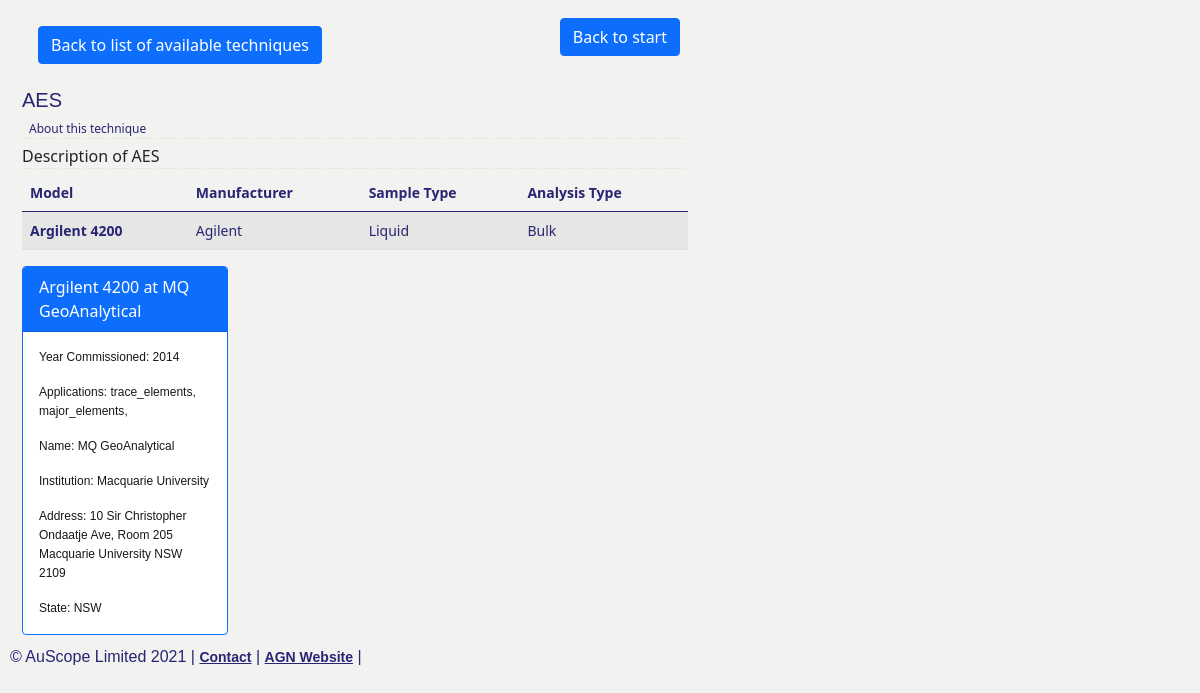
/Portal/viewTechnique/26?nav_from=listTechniques, run on the app's committed database.
### tables this page shows
CREATE TABLE `technique` (
  `id` bigint(20) NOT NULL AUTO_INCREMENT,
  `name` varchar(255) NOT NULL,   
  `instrument_name` varchar(255) NOT NULL,  
  `model` varchar(255), 
  `manufacturer` varchar(255),  
  `sample_type` varchar(255),     
  `analysis_type` varchar(255),  
  `wavelength` varchar(63),
  `beam_diameter` varchar(63),
  `min_conc` varchar(63),
  `technique` varchar(255),  
  `mass` varchar(63),
  `volume` varchar(63),
  `pressure` varchar(63),
  `temperature` varchar(63),
  `ext_reference` varchar(255),
  `summary` longtext,  
  `description` longtext NOT NULL,  
  `keywords` longtext NOT NULL,
  `version` bigint(20) NOT NULL,
  `alternative_names` longtext NOT NULL,
  `technique_metadata_id` bigint(20) NOT NULL,
  PRIMARY KEY (`id`),
  UNIQUE KEY `model` (`model`),
  FULLTEXT KEY `fulltext_index` (`name`,`instrument_name`,`model`,`manufacturer`,`analysis_type`,`sample_type`,`technique`,`alternative_names`,`summary`,`description`,`keywords`),
  KEY `FK546GF1519AE409C5` (`technique_metadata_id`),
  CONSTRAINT `FK546HF136DC3948AF` FOREIGN KEY (`technique_metadata_id`) REFERENCES `technique_metadata` (`id`)
);

CREATE TABLE `location` (
  `id` bigint(20) NOT NULL AUTO_INCREMENT,
  `version` bigint(20) NOT NULL,
  `priority` int(11) NOT NULL,
  `status` varchar(255) NOT NULL,
  `address` longtext NOT NULL,
  `center_name` varchar(255) NOT NULL,
  `state` varchar(255) NOT NULL,
  `institution` varchar(255) NOT NULL,
  PRIMARY KEY (`id`),
  UNIQUE KEY `institution` (`institution`),
  FULLTEXT KEY `fulltext_index` (`institution`,`center_name`,`address`,`state`)
);

### application/controllers/Portal.php (called while the page is built, shortened)
<?php
class Portal extends CI_Controller {
    function __construct()
    {
        $this->load->model('Static_model');
    }
    public function viewTechnique($x){
        $science = '';
        $left = '';
        $right = '';
        $this->load->model('Techniques_model');
        $this->load->view(
            'Portal/technique_view',
            array(
                'science'=>$science,
                'right' => $right,
                'left' => $left,
                'prevPage'=> $this->input->get('nav_from'),
                'theTechnique'=> $this->Techniques_model->getTechniqueData($x),
                'caseStudies'=> $this->Techniques_model->getCaseStudiesforTechnique($x),
                'theContacts' => $this->Techniques_model->getContactsForTechnique($x),
                'references' => $this->Techniques_model->getReferencesForTechnique($x),
                'outputExamples' => $this->Techniques_model->getMediasForTechniqueSection($x,'OUTPUT'),
                'instrumentExamples' =>$this->Techniques_model->getMediasForTechniqueSection($x,'INSTRUMENT'),
                'localisationItems' =>$this->Techniques_model->getLocalisationItems($x),
                'locationItems' =>$this->Techniques_model->getLocationItems($x)
            )
        );
    }
}

### index.php (called while the page is built, shortened)
<?php
require_once BASEPATH.'core/CodeIgniter.php';

### application/models/Techniques_model.php (called while the page is built, shortened)
<?php
class Techniques_model extends MY_Model
{
    function getTechniqueData($x){
        $result = $this->db->where('id',$x)->get('technique')->row();
        return $result;
    }
    function getLocationItems($technique_id) {
        $query = $this->db->query("SELECT location.center_name, location.institution, location.address, location.state from location, localisation where location.id = localisation.location_id and localisation.technique_id = ".$technique_id.";");
        $item_list = $query->result_array();
        $ret_list = array();
        foreach($item_list as $item) {
            $line = array();
            array_push($line, $item['center_name'], $item['institution'], $item['address'], $item['state']);
            array_push($ret_list, $line);
        }
        return($ret_list);
    }
}

### application/views/Portal/technique_view.php (the view, shortened to what this page needs)
<?php
$this->load->view('layout/portal_header.php');?>
<head><title>AGN Laboratory Finder</title></head>
<link href="http://vjs.zencdn.net/4.12/video-js.css" rel="stylesheet">
<body>
<div id="main">
    <div id="content" class="container">
	<div class="d-flex mb-2">
            <div class="p-2 me-auto">
<?php
if($prevPage=='listTechniques'){
    echo '<div class="p-2"><button class="btn btn-primary" type="submit" onclick="window.location.assign(\''.base_url().'Portal/listTechniques\')">Back to list of available techniques</button></div>';
}
?>
            </div>
            <div class="p-2">
                <button class="btn btn-primary" type="submit" onclick="window.location.assign('<?php echo base_url();?>Portal')">Back to start</button>
            </div>
        </div>
        <h1><?php echo $theTechnique->name; ?></h1>
        <h5>About this technique</h5>
        <hr>
        <?php echo $theTechnique->description; ?>
        <hr>
	<table class="table table-striped">
            <thead>
                <tr class="tf-font-14">
                    <?php
                    echo (empty($theTechnique->model)) ? "":"<th scope='col'>Model</th>";
                    echo (empty($theTechnique->manufacturer)) ? "":"<th scope='col'>Manufacturer</th>";
                    echo (empty($theTechnique->sample_type)) ? "":"<th scope='col'>Sample Type</th>";
                    echo (empty($theTechnique->analysis_type)) ? "":"<th scope='col'>Analysis Type</th>";
                    ?>
                </tr>
            </thead>
            <tbody>
                <tr class="tf-font-14">
                    <?php
                    echo (empty($theTechnique->model)) ? "":"<th scope='row'>$theTechnique->model</th>";
                    echo (empty($theTechnique->manufacturer)) ? "":"<td>$theTechnique->manufacturer</td>";
                    echo (empty($theTechnique->sample_type)) ? "":"<td>$theTechnique->sample_type</td>";
                    echo (empty($theTechnique->analysis_type)) ? "":"<td>$theTechnique->analysis_type</td>";
                    ?>
                </tr>
            </tbody>
        </table>
        <div class='row card-group'>
        <?php
        foreach($localisationItems as $key=>$localisation) {
            echo "<div class='col-4'>";
            echo "<div class='card border-primary h-100'>";
            echo "<div class='card-header text-white bg-primary'>$theTechnique->model at ".$locationItems[$key][0]."</div>";
            echo "<div class='card-body'>";
            echo "<p class='card-text'>Year Commissioned: ".$localisation[0]."</p>";
            echo "<p class='card-text'>Applications: ";
            foreach(array_slice($localisation, 1) as $application) {
                echo $application.", ";
            }
            echo "</p>";
            echo "<p class='card-text'>Name: ".$locationItems[$key][0]."</p>";
            echo "<p class='card-text'>Institution: ".$locationItems[$key][1]."</p>";
            echo "<p class='card-text'>Address: ".$locationItems[$key][2]."</p>";
            echo "<p class='card-text'>State: ".$locationItems[$key][3]."</p>";
            echo "</div>";
            echo "</div>";
            echo "</div>";
        }
        echo "</div>";
        ?>
    </div>
    <div id="footer">
        <?php include 'footer.php';?>
    </div>
</div>
</body>
<?php $this->load->view('layout/portal_footer.php')?>

### application/views/layout/portal_header.php (shortened to what this page needs)
<!DOCTYPE html>
<html>
<head>
    <link href="https://cdn.jsdelivr.net/npm/bootstrap@5.0.0-beta3/dist/css/bootstrap.min.css" rel="stylesheet">
    <link href="<?php echo base_url();?>/assets/css/technique-finder.css" rel="stylesheet">
    <link rel="stylesheet" href="https://cdnjs.cloudflare.com/ajax/libs/jqueryui/1.12.1/jquery-ui.min.css">
</head>
<body>
</body>
</html>

### application/views/Portal/footer.php
<p id="attribution" class="tf-attribution">© AuScope Limited 2021 |
    <a href="mailto:auscopegeochemistry@gmail.com" class="style1">Contact</a> |
    <a href="https://www.auscope.org.au/agn" class="style1" target="_blank">AGN Website</a> |
</p>

### application/views/layout/portal_footer.php (shortened to what this page needs)
<!DOCTYPE html>
<html>
<head>
    <link rel="stylesheet" type="text/css" href="https://cdn.datatables.net/v/dt/dt-1.10.16/datatables.min.css"/>
</head>
<body>
</body>
</html>

### assets/css/technique-finder.css (style rules this page uses)
@media only screen and (min-width : 1200px) { .container { max-width: 1800px; } }
body { background-color: rgb(242,242,241); }
.tf-hyperlink, a:link, a:visited { color: #282572; font-weight: bold; text-decoration: none; font-size: 14px; }
.tf-attribution { color: #282572; float: left; font-family: arial, verdana, sans-serif; }
.tf-font-14 { color: #282572 !important; font-weight: normal; font-size:14px; }
#main { width: 700px; text-align: left; padding: 10px 0 10px 10px; border-right: 0px solid #B2B3B6; }
#footer { top: 10px; left: 0px; margin-top: 10px; padding: 0 25px 0 0; }
#content p { font-family: arial, verdana, sans-serif; font-size: 12px; line-height:19px; color: #181818; }
#content h1 { font-size: 20px; color: #282572; font-family: arial, verdana, sans-serif; }
#content h5 { font-size: 12px; padding: 0 7px 0px 7px; margin: 10px 0 2px 0; color: #282572; }
#content hr { height: 1px; color: #282572; background-image: url(../images/hr.gif); border: none; padding: 0; margin: 0 0 5px 0; }
#footer a { text-decoration: underline; color: #282572; }

### data on the page
technique: name "AES", description "Description of AES", model "Argilent 4200", manufacturer "Agilent", sample_type "Liquid", analysis_type "Bulk"
location: center_name "MQ GeoAnalytical", localisation "2014", application "trace_elements", application "major_elements", institution "Macquarie University", address "10 Sir Christopher Ondaatje Ave, Room 205 Macquarie University NSW 2109", state "NSW"
